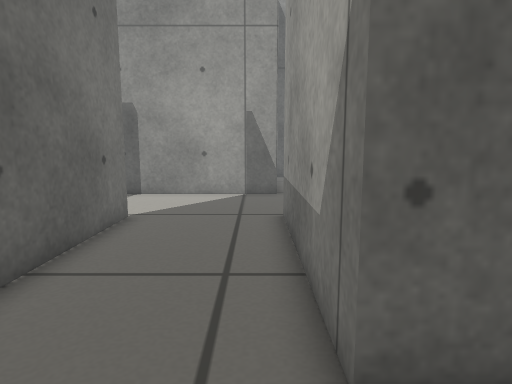
view 1 (above)

16 first-person views from a walk through a world built for the Gazebo simulator. The camera is 0.44 m above the floor, tilts 8° down and sees 75° across. The floor is counted in squares, 0.2 m on a side. Each view is taken from the middle of a square. On the plan, view 1 faces up. The plan holds only what a view shows up to about 19 squares ahead; the rest is blank.

view 2
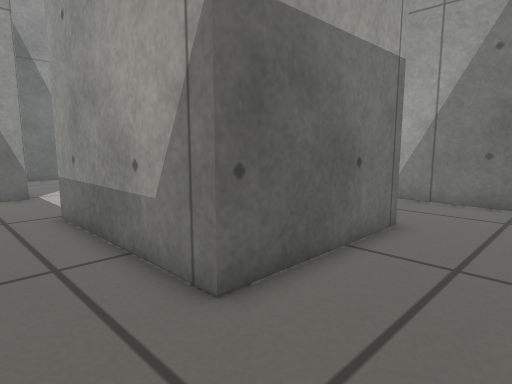

view 3
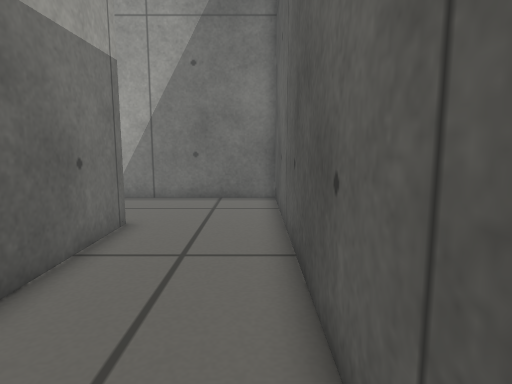

view 4
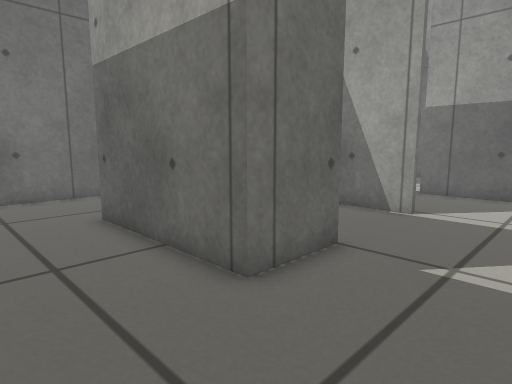

view 5
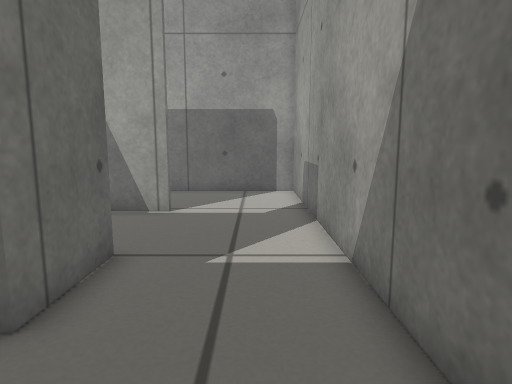

view 6
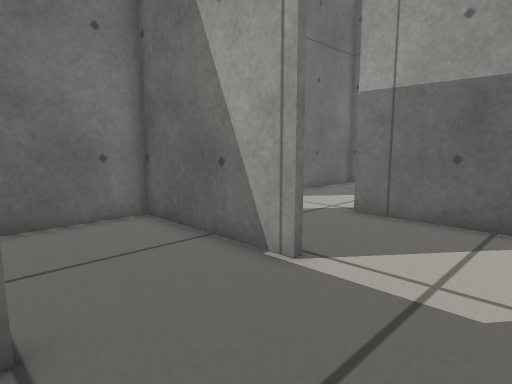

view 7
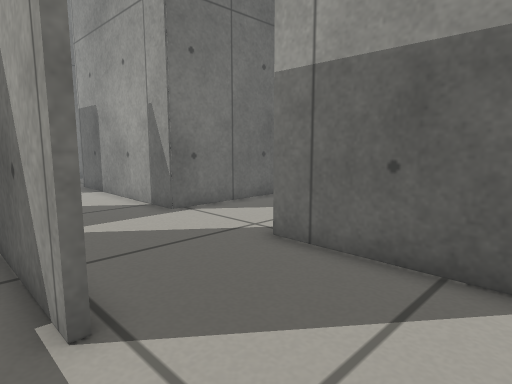

view 8
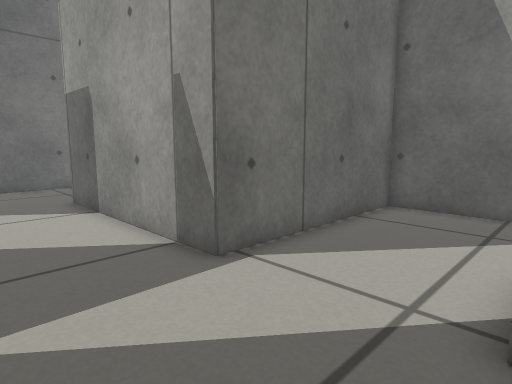

view 9
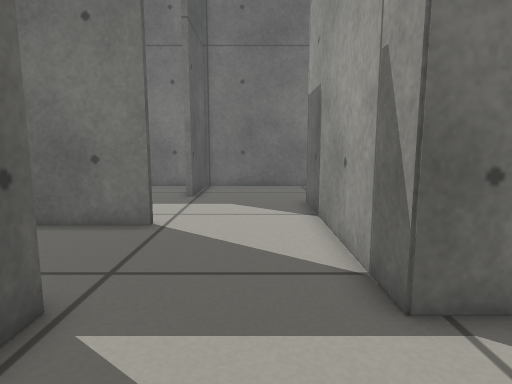

view 10
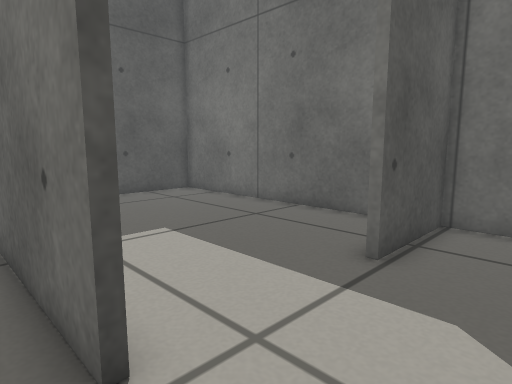

view 11
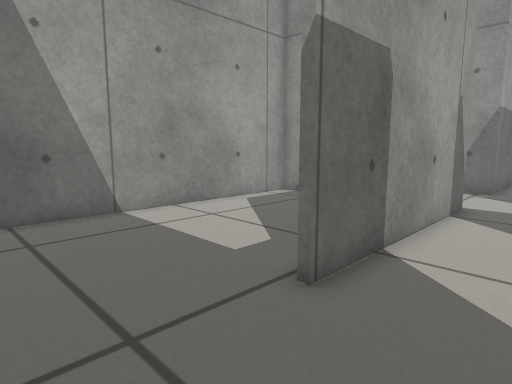

view 12
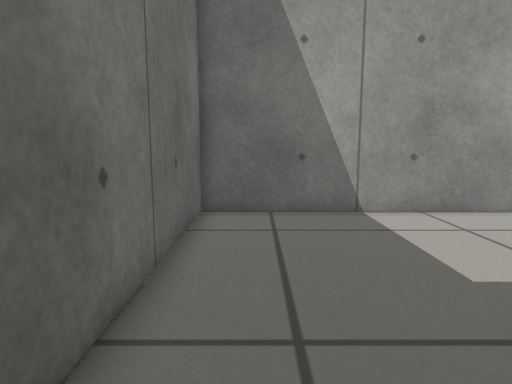

view 13
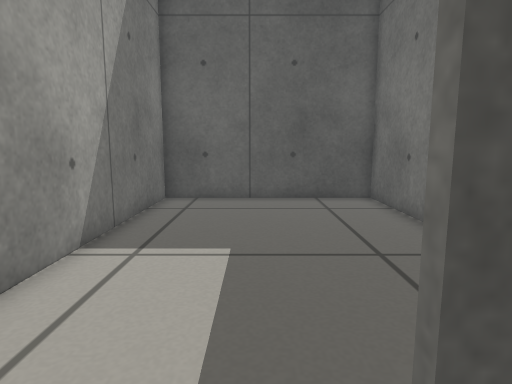

view 14
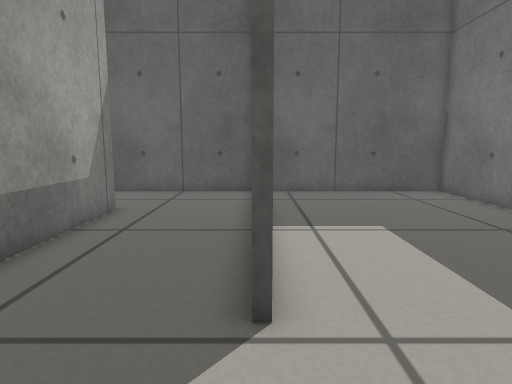

view 15
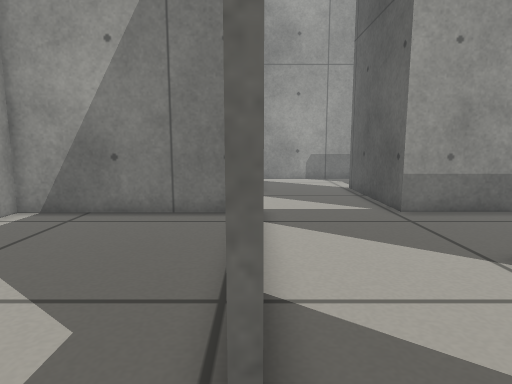

view 16
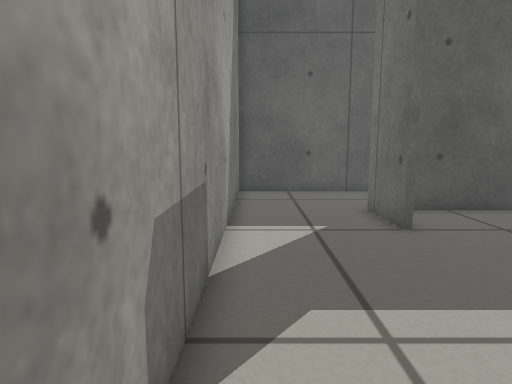

### Floor plan
Points are (right, up) in squares from view 1. A wall is a line through its corners. A room is listed if a view was taken in it or the views show most of it. See-through windows are left out.
Room 1 (views 1, 2, 3, 4, 5, 6, 7, 8, 9, 10, 14, 16)
walls: (7.1, 10) (1, 10) (1, 6.1); (7.1, 5.5) (7.1, 2.6) (0.9, 2.6) (0.9, 10.3) (7.1, 10.3); (2.3, 2.9) (5.8, 2.9); (-3.9, 10.1) (-3.9, 0.9); (-3.9, -1.8) (11.8, -1.8) (11.8, 15) (5.6, 15) (5.6, 16.1); (4.6, 22.8) (1, 22.8) (1, 15) (-4.4, 15)
ways out: opening at (-4, 12.5) to room 2
Room 2 (views 11, 12, 13)
walls: (-4.4, 15) (-7.9, 15); (-12.8, 14.6) (-12.8, 10.3) (-9, 10.3)
ways out: opening at (-4, 12.5) to room 1; opening at (-10, 15) to room 3; opening at (-6.5, 10) to room 4
Room 3 (view 15)
walls: (0.9, 15.9) (0.9, 22.8) (-12.8, 22.8) (-12.8, 14.6)
ways out: opening at (-10, 15) to room 2
Room 4 (no view inside)
walls: (-12.8, 9.4) (-12.8, -1.8) (-4.2, -1.8) (-4.2, 7.4)
ways out: opening at (-6.5, 10) to room 2

Positions as (right, up) in squares from view 1, and headings:
1: (0, 0), facing up
2: (-2, -1), facing up-right
3: (-2, -1), facing right
4: (11, -1), facing up-left
5: (10, -1), facing up
6: (11, 5), facing up-left
7: (11, 9), facing up-left
8: (6, 11), facing up-left
9: (5, 13), facing left
10: (-3, 13), facing down-left
11: (-12, 12), facing up-right
12: (-11, 12), facing up
13: (-8, 12), facing down
14: (-4, 14), facing down
15: (-10, 15), facing right
16: (11, 14), facing down
